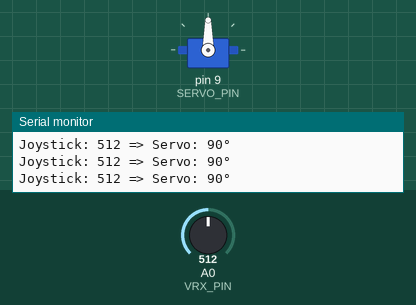
The sketch below on a simulated Arduino Uno, built with avr-gcc and run on an emulated ATmega328P. Parts: servo, the last lines printed to the serial monitor. Inputs (shaded band) come from the test bench; at power-on: A0 (VRX_PIN) = 512.

Above: at 1.2 s.
1.3 s: A0 (VRX_PIN) set to 107
At 2.5 s:
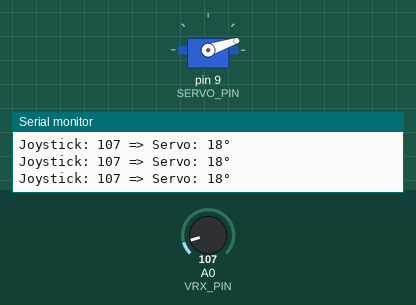
2.8 s: A0 (VRX_PIN) set to 90
At 3.5 s:
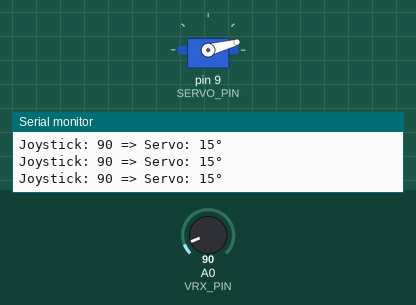
5.8 s: A0 (VRX_PIN) set to 122
At 6.5 s:
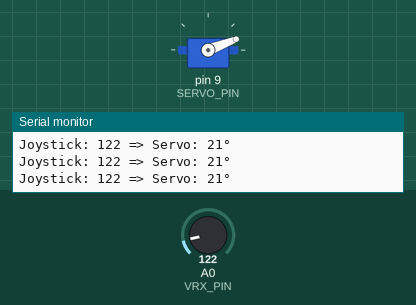
7.3 s: A0 (VRX_PIN) set to 981
At 7.6 s:
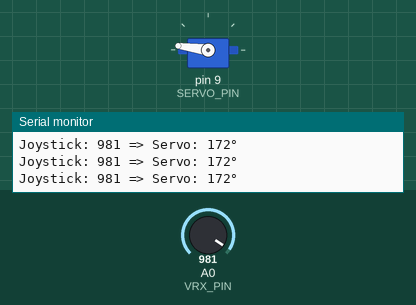
8.8 s: A0 (VRX_PIN) set to 1009
At 9.4 s:
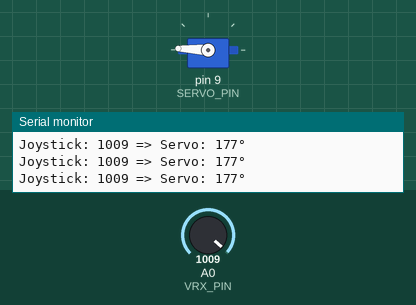
11.8 s: A0 (VRX_PIN) set to 306
At 12.6 s:
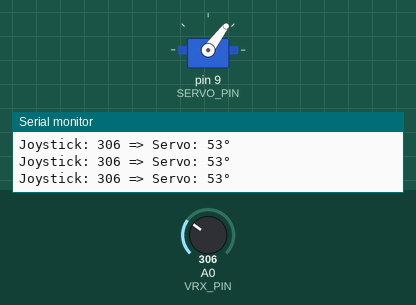
Timing chart, 0 to 14.3 s (numbered marks = the images above; inputs shaded):
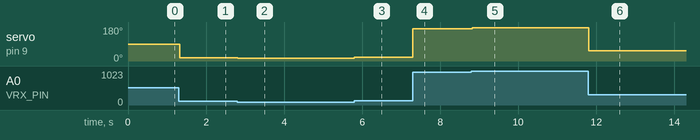

Measured:
- after the input at 1.3 s, servo on pin 9 (SERVO_PIN): 90° → 18° at once
- after the input at 2.8 s, servo on pin 9 (SERVO_PIN): 18° → 15° at once
- after the input at 5.8 s, servo on pin 9 (SERVO_PIN): 15° → 21° at once
- after the input at 7.3 s, servo on pin 9 (SERVO_PIN): 21° → 172° at once
- after the input at 8.8 s, servo on pin 9 (SERVO_PIN): 172° → 177° at once
- after the input at 11.8 s, servo on pin 9 (SERVO_PIN): 177° → 53° at once

The sketch:

ServoJoystick.ino
```cpp
#include <Servo.h>

#define VRX_PIN     A0  // Joystick X axis
#define SERVO_PIN   9   // Servo signal pin

Servo myServo;

void setup() {
  Serial.begin(9600);
  myServo.attach(SERVO_PIN);
}

void loop() {
  int xValue = analogRead(VRX_PIN);
  int angle = map(xValue, 0, 1023, 0, 180);

  myServo.write(angle);

  Serial.print("Joystick: ");
  Serial.print(xValue);
  Serial.print(" => Servo: ");
  Serial.print(angle);
  Serial.println("°");

  delay(15); // small delay to let servo reach position
}
```
